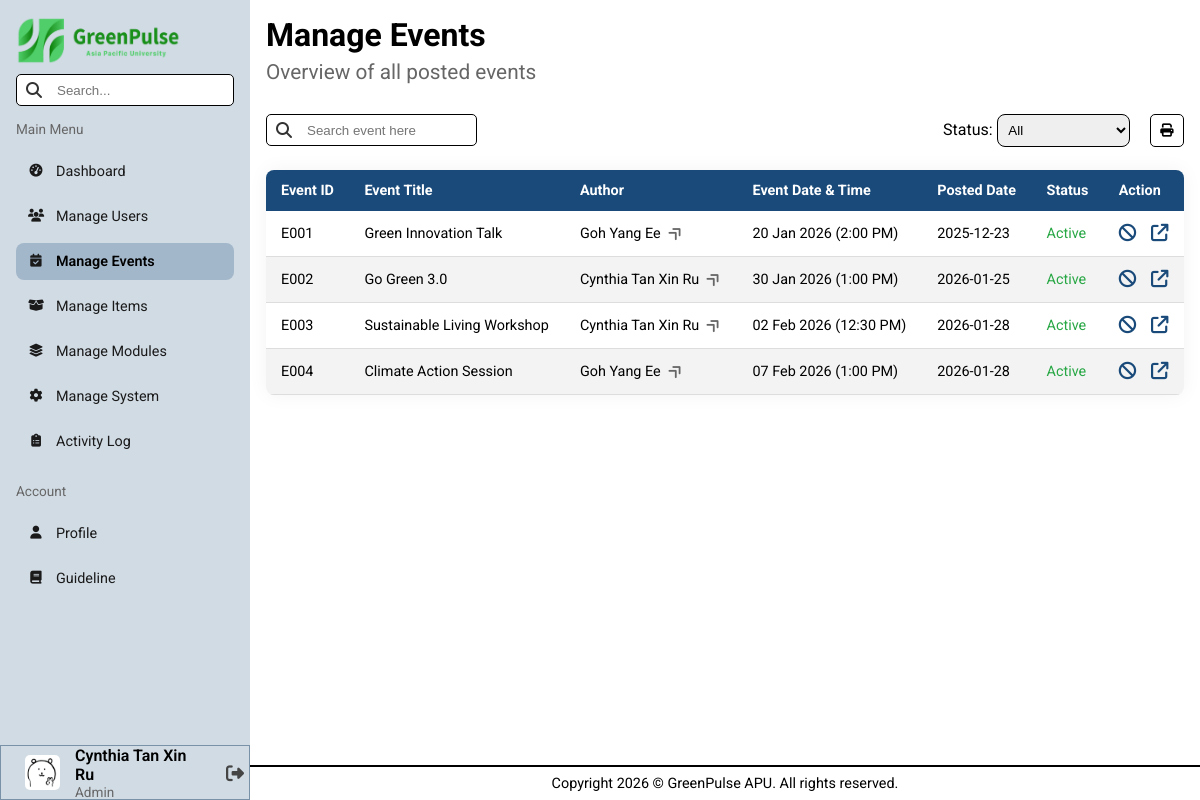
Screenshot of /pages/admin/manageEvents.php (signed in) with the database file from the repository.
### tables this page shows
CREATE TABLE `users` (
  `user_id` varchar(8) NOT NULL,
  `name` varchar(100) NOT NULL,
  `nationality` varchar(50) DEFAULT NULL,
  `gender` char(1) DEFAULT NULL,
  `date_of_birth` date NOT NULL,
  `contact_number` varchar(12) NOT NULL,
  `education_email` varchar(50) NOT NULL,
  `course_name` varchar(255) NOT NULL,
  `registration_date` date NOT NULL,
  `password` varchar(255) NOT NULL,
  `safety_question_1` varchar(150) DEFAULT NULL,
  `answer_1` varchar(150) DEFAULT NULL,
  `safety_question_2` varchar(150) DEFAULT NULL,
  `answer_2` varchar(150) DEFAULT NULL,
  `green_points` int(11) DEFAULT NULL,
  `total_earned` int(11) DEFAULT NULL,
  `avatar` varchar(255) DEFAULT NULL,
  `role` varchar(50) NOT NULL,
  `last_login` datetime DEFAULT NULL,
  `account_status` varchar(50) NOT NULL DEFAULT 'Active'
);

CREATE TABLE `events` (
  `event_id` varchar(8) NOT NULL,
  `user_id` varchar(8) NOT NULL,
  `event_title` varchar(100) NOT NULL,
  `event_poster` varchar(255) NOT NULL,
  `event_description` varchar(255) NOT NULL,
  `event_datetime` datetime NOT NULL,
  `duration` varchar(50) NOT NULL,
  `location` varchar(255) NOT NULL,
  `capacity` int(11) NOT NULL,
  `points_given` int(11) NOT NULL,
  `posted_date` date NOT NULL,
  `event_status` varchar(50) NOT NULL DEFAULT 'Active'
);

### backend/sessionData.php (called while the page is built, shortened)
<?php
    $userID = $_SESSION["userID"];
    $userName = $_SESSION["userName"];
?>

### pages/admin/manageEvents.php (the view, shortened to what this page needs)
<?php
    include("../../conn.php");
    include("../../backend/sessionData.php");
    include("../../backend/utility.php");
    $sql = "SELECT * FROM events";
    $currentStatus = "";
    $result = mysqli_query($conn, $sql);
    $events = array();
    if (mysqli_num_rows($result) > 0) {
        while($row = mysqli_fetch_assoc($result)) {
            $events[] = $row;
        }
    }
?>
<!DOCTYPE html>
<html lang="en">
    <head>
        <link rel="stylesheet" href="../../styles/admin.css">
        <?php include("library.php") ?>
    <body>
        <?php include("header.php"); ?>
        <main class="search-area">
            <h1>Manage Events</h1>
            <h2 class="page-subTitle">Overview of all posted events</h2>
            <div class="action-bar" style="margin: 1em 0;">
                <form action="" method="GET">
                    <div class="table-search-box">
                        <input type="text" name="target" placeholder="Search event here">
                    </div>
                </form>
                <form action="" method="GET" class="select-container" id="event-form">
                    <div class="select-boxs">
                        <div>
                            <label for="eventStatus">Status: </label>
                            <select name="txtStatus" id="eventStatus">
                                <option value="" <?php if ($currentStatus === "") echo "selected" ?>>All</option>
                            </select>
                        </div>
                        <button class="print" onclick="window.print()">
                            <i class="fa-solid fa-print"></i>
                        </button>
                    </div>
                </form>
            </div>
            <div class="flex-container desktop-table" style="margin: 1em 0;">
                <table>
                    <thead>
                        <tr>
                            <th>Event ID</th>
                            <th>Event Title</th>
                            <th>Author</th>
                            <th>Event Date & Time</th>
                            <th>Posted Date</th>
                            <th>Status</th>
                            <th>Action</th>
                        </tr>
                    </thead>
                    <tbody>
                        <?php
                            foreach ($events as $row) {
                                $config = tableConfig($row["event_status"]);
                                $textColor = $config[0];
                                $icon = $config[1];
                                $title = $config[2];
                                $nextStatus = $config[3];
                                $author = getUserName($conn, $row["user_id"]);
                                $eventDateTime = $row["event_datetime"];
                                $formatted_dateTime = date("d M Y (g:i A)", strtotime($eventDateTime));
                                echo '<tr>
                                        <td>' . $row['event_id'] . '</td>
                                        <td>' . $row['event_title'] . '</td>
                                        <td>
                                            <a href="viewUserProfile.php?id=' . $row['user_id'] . '" class="redirect-link" title="View User Profile">
                                                ' . $author . '
                                                <i class="fa-solid fa-angle-double-right table-linkIcon"></i>
                                            </a>
                                        </td>
                                        <td>' . $formatted_dateTime . ' </td>
                                        <td>' . ucwords($row['posted_date']) . '</td>
                                        <td style="color:' . $textColor . '">' . $row['event_status'] . '</td>
                                        <td>
                                            <div class="action-container">
                                                <form action="" method="GET">
                                                    <input type="hidden" name="target_eventID" value="' . $row['event_id'] . '">
                                                    <input type="hidden" name="next_status" value="' . $nextStatus . '">
                                                    <button name="btnChangeStatus" type="submit" class="action-btn" title="'. $title .'">
                                                        ' . $icon . '
                                                    </button>
                                                </form>
                                                <a href="viewEventDetails.php?id=' . $row['event_id'] . '" class="action-btn" title="View">
                                                    <i class="fa-solid fa-arrow-up-right-from-square"></i>
                                                </a>
                                            </div>
                                        </td>
                                    </tr>';
                            }
                        ?>
                    </tbody>
                </table>
            </div>
        </main>
        <?php include("footer.php"); ?>
    </body>
</html>

### pages/admin/header.php (shortened to what this page needs)
<?php
    $sql_userInfo = "SELECT avatar FROM users WHERE user_id = '$userID'";
    $result_userInfo = mysqli_query($conn, $sql_userInfo);
    $data_userInfo = mysqli_fetch_assoc($result_userInfo);
    $avatar = $data_userInfo["avatar"] ?? "src/avatars/default.png";
?>
<aside id="sidebar">
    <img src="../../src/elements/logo_horizontal.png" alt="Logo" width="165rem" height="50rem" class="desktop_logo">
    <div class="search-box">
        <input type="text" id="txtSearchInput" placeholder="Search...">
    </div>
    <p class="sidebar-subTitle">Main Menu</p>
    <div class="nav-pages">
        <a id="dashboard" href="index.php">
            <i class="fa-solid fa-gauge-high"></i> Dashboard
        </a>
        <a id="manageUsers" href="manageUsers.php">
            <i class="fa-solid fa-users"></i> Manage Users
        </a>
        <a id="manageEvents" href="manageEvents.php">
            <i class="fa-solid fa-calendar-check"></i> Manage Events
        </a>
        <a id="manageItems" href="manageItems.php">
            <i class="fa-solid fa-box-open"></i> Manage Items
        </a>
        <a id="manageModules" href="manageModules.php">
            <i class="fa-solid fa-layer-group"></i> Manage Modules
        </a>
        <a id="ManageSystem" href="manageSystem.php">
            <i class="fa-solid fa-gear"></i> Manage System
        </a>
        <a id="activityLog" href="activityLog.php">
            <i class="fa-solid fa-clipboard-list"></i> Activity Log
        </a>
    </div>
    <p class="sidebar-subTitle">Account</p>
    <div class="nav-pages">
        <a id="profile" href="profile.php">
            <i class="fa-solid fa-user"></i> Profile
        </a>
        <a id="guildeline" href="guideline.php">
            <i class="fa-solid fa-book"></i> Guideline
        </a>
    </div>
    <div class="user-info-section">
        <img src="../../<?php echo $avatar ?>" alt="user_avatar" width="35px" height="35px">
        <div class="user-info-box">
            <p class="name"> <?php echo $userName ?? "Unknown User" ?> </p>
            <p class="role">Admin</p>
        </div>
        <form action="../../backend/logoutRedirect.php" method="POST" class="logout-form">
            <button type="submit" class="logout-btn" title="Logout">
                <i class="fa-solid fa-right-from-bracket"></i>
            </button>
        </form>
    </div>
</aside>

### backend/utility.php (shortened to what this page needs)
<?php
    function statusColor($status) {
        if ($status === "Active" || $status === "Complete") {
            return "#28a745";
        }
        elseif ($status === "Inactive" || $status === "Pending") {
            return "#dc3545";
        }
    }
    function getUserName($conn, $user_id) {
        $sql = "SELECT name FROM users WHERE user_id = '$user_id'";
        $result = mysqli_query($conn, $sql);
        if (mysqli_num_rows($result) > 0) {
            $row = mysqli_fetch_assoc($result);
            return $row["name"];
        }
        return "User Not Found";
    }
    function tableConfig($status) {
        $icon = ""; $textColor = ""; $nextStatus = "";
        switch ($status) {
            case "Active":
                $icon = "<i class='fa-solid fa-ban'></i>";
                $textColor = statusColor($status);
                $nextStatus = "Inactive";
                break;
        }
        $title = $nextStatus;
        return array($textColor, $icon, $title, $nextStatus);
    }
?>

### styles/admin.css (style rules this page uses)
body { min-height: 100vh; display: grid; grid-template-columns: 250px 1fr; grid-template-rows: 1fr auto; grid-template-areas: "sidebar main" "sidebar footer"; }
aside { grid-area: sidebar; padding: 1em; background-color: #d1dbe4; top: 0; position: sticky; align-self: start; height: 100vh; display: flex; flex-direction: column; z-index: 1000; }
main { grid-area: main; padding: 1em; }
.search-box { margin: 0.5em 0; position: relative; }
.search-box input, .table-search-box input, .popup-form input, .popup-input select, .addNewAnnouncem-form input { width: 100%; height: 2rem; padding: 10px 15px 10px 40px; border-radius: 5px; border: none; outline: none; border: 1px black solid; }
.nav-pages { display: flex; flex-direction: column; margin: 1em 0; gap: 0.5em; }
.nav-pages a, .nav-pages i { color: #1a1a1a; font-size: 0.9em; }
.nav-pages a { text-decoration: none; display: flex; align-items: center; padding: 10px 10px; border-radius: 8px; transition: all 0.3s ease; }
.nav-pages i { margin-right: 10px; width: 20px; text-align: center; }
.nav-pages a.active { background-color: #a3b7ca; font-weight: 600; color: #000; }
.user-info-section { margin: auto -1em -1em -1em; border: 1.5px #7992a7 solid; height: 55px; width: 250px; align-self: flex-end; display: flex; flex-direction: row; align-items: center; padding: 0 0 0 1.5em; gap: 15px; }
.user-info-section img { border-radius: 5px; }
.user-info-section .user-info-box .name { font-size: 1em; font-weight: 600; }
.user-info-section .user-info-box .role { font-size: 0.85em; color: #666; }
.logout-form { margin: 0; padding-left: 0.2em; display: flex; }
.logout-btn { background: none; border: none; padding: 5px; cursor: pointer; font-size: 18px; color: #454545; transition: 0.3s; display: flex; align-items: center; }
.sidebar-subTitle { margin-top: 0.5em; font-size: 0.85em; color: #666; }
.page-subTitle { padding: 0.3em 0; color: #666; font-weight: 400; font-size: 1.3em; }
.flex-container { display: flex; flex-direction: column; justify-content: center; align-items: center; }
.item-chart select, .select-boxs select { width: 10em; padding: 0.5em; border-radius: 8px; border: 1px black solid; }
table { width: 100%; border-collapse: collapse; background-color: #ffffff; font-size: 0.9em; min-width: 400px; border-radius: 8px; box-shadow: 0 0 20px rgba(0, 0, 0, 0.05); overflow: hidden; }
thead tr { background-color: #194a7a; color: #ffffff; text-align: left; font-weight: bold; }
th, td { padding: 12px 15px; }
tbody tr { border-bottom: 1px solid #dddddd; }
tbody tr:nth-of-type(even) { background-color: #f3f3f3; }
.action-container { display: flex; flex-direction: row; justify-content: left; gap: 15px; font-size: 1.1em; }
.action-btn { background: none; border: none; cursor: pointer; font-size: 1.1em; color: #194a7a; }
.action-bar { display: flex; flex-direction: row; justify-content: space-between; align-items: center; width: 100%; gap: 10px; }
.table-search-box { margin: 0.5em 0; position: relative; width: 100%; }
.table-search-box input { width: 90%; }
.select-container { display: flex; flex-direction: row; gap: 15px; }
.select-boxs, .action-btns { gap: 20px; }
.select-boxs { display: flex; flex-direction: row; }
.select-container button { background-color: rgba(25, 74, 122, 0.6); padding: 0.5em 0.7em; border: none; border-radius: 5px; }
.print { padding: 0 1em; background-color: white !important; border: 1px black solid !important; }
.redirect-link { color: black; text-decoration: none; cursor: pointer; }
.table-linkIcon { transform: rotate(-45deg); color: #666; margin-left: 0.3em; font-weight: 300; }
button, select { cursor: pointer; }

### styles/general.css (style rules this page uses)
* { margin: 0; padding: 0; box-sizing: border-box; }
body { font-family: "Roboto", sans-serif; }
html, body { max-width: 100%; overflow-x: clip; }

### rows the page displays
users: avatar (picture)
events: event_id "E001", event_title "Green Innovation Talk", user.name "Goh Yang Ee", event_datetime "20 Jan 2026 (2:00 PM)", posted_date "2025-12-23", event_status "Active"
events: event_id "E002", event_title "Go Green 3.0", user.name "Cynthia Tan Xin Ru", event_datetime "30 Jan 2026 (1:00 PM)", posted_date "2026-01-25", event_status "Active"
events: event_id "E003", event_title "Sustainable Living Workshop", user.name "Cynthia Tan Xin Ru", event_datetime "02 Feb 2026 (12:30 PM)", posted_date "2026-01-28", event_status "Active"
events: event_id "E004", event_title "Climate Action Session", user.name "Goh Yang Ee", event_datetime "07 Feb 2026 (1:00 PM)", posted_date "2026-01-28", event_status "Active"

### other values shown
$userName "Cynthia Tan Xin Ru"
